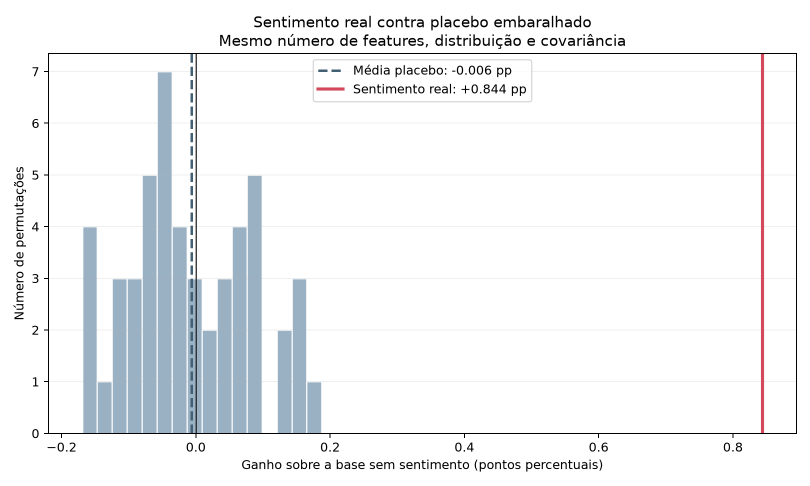
#> input picture paper/sentiment_placebo_test.png, 1620 x 972 px (shown at 1/2 size)
$ python run_on_painting.py ../../../paper/sentiment_placebo_test.png
#> lines starting #> are read from the running program, lines starting #| are printed output that depends on the picture
### attic/src/baselines/hrw_diag.py
import numpy as np
from hrw import hierarchical_walk

def geometric_floor(side, max_level, n_seeds=8):
    """
    Image-independent self-trapping floor: run with tau=inf (gate always open),
    so the walk is a pure random SAW + quadtree escape. Content is irrelevant,
    so any image works. Average over seeds.
    Returns (floor_trap_rate, floor_mean_d).
    """
    dummy = np.zeros((side, side, 3))
    traps, meand = [], []
    for s in range(n_seeds):
        _, D, _, _ = hierarchical_walk(dummy, max_level, tau=np.inf, seed=s)
        traps.append(float(np.mean(D > 0)))
        meand.append(float(D.mean()))
    return float(np.mean(traps)), float(np.mean(meand))

def runlength_features(run_lengths):
    r = np.asarray(run_lengths, dtype=float)
    return {
        "rl_mean": float(r.mean()),
        "rl_median": float(np.median(r)),
        "rl_p90": float(np.percentile(r, 90)),
        "frac_len1": float(np.mean(r <= 1)),   # fraction of immediate traps
    }

# [10 lines left out: function content_stats, not called in this run]

### attic/src/viz/hrw.py
import numpy as np

def hierarchical_walk(leaf, max_level, tau, seed=0):
    """
    Content-gated hierarchical random walk on a leaf grid with a quadtree escape valve.

    leaf: (side, side, 3) Lab-like array, side == 2**max_level
    tau:  chromatic gate threshold (fixed ΔE units, SHARED across images)

    Returns:
      F: (N,3) color sequence in visit order
      D: (N,)  escape-depth sequence (0 on a free step; k = quadtree levels
               climbed to escape a trap before reaching that leaf)
      path: list of (r,c) in visit order
      run_lengths: list of free-roam run lengths between traps
    """
    rng = np.random.default_rng(seed)
    side = leaf.shape[0]
    assert side == 2 ** max_level and leaf.shape[1] == side
    N = side * side

    visited = np.zeros((side, side), dtype=bool)

    # counts[level][r,c] = number of unvisited leaves under that ancestor cell
    counts = {}
    for level in range(max_level + 1):
        sz = 2 ** level
        per = (side // sz) ** 2
        counts[level] = np.full((sz, sz), per, dtype=np.int64)

    def mark(r, c):
        visited[r, c] = True
        for level in range(max_level + 1):
            sh = max_level - level
            counts[level][r >> sh, c >> sh] -= 1

    def nbrs(r, c):
        out = []
        if r + 1 < side: out.append((r + 1, c))
        if r - 1 >= 0:   out.append((r - 1, c))
        if c + 1 < side: out.append((r, c + 1))
        if c - 1 >= 0:   out.append((r, c - 1))
        return out

    def nearest_unvisited(level, lr, lc):
        B = side >> level
        ar, ac = lr >> (max_level - level), lc >> (max_level - level)
        r0, c0 = ar * B, ac * B
        sub = visited[r0:r0 + B, c0:c0 + B]
        ur, uc = np.where(~sub)
        ur = ur + r0; uc = uc + c0
        dist = (ur - lr) ** 2 + (uc - lc) ** 2
        i = int(np.argmin(dist))
        return int(ur[i]), int(uc[i])

    F, D, path = [], [], []
    run_lengths = []
    cur_run = 0

    cur = (int(rng.integers(side)), int(rng.integers(side)))
    mark(*cur)
    F.append(leaf[cur]); D.append(0); path.append(cur)
    nv = 1

    while nv < N:
        lr, lc = cur
        # content-gated, self-avoiding horizontal candidates (true level-wide 4-conn)
        cands = []
        for nr, nc in nbrs(lr, lc):
            if not visited[nr, nc]:
                dE = np.sqrt(np.sum((leaf[nr, nc] - leaf[lr, lc]) ** 2))
                if dE < tau:
                    cands.append((nr, nc))
        if cands:
            nxt = cands[int(rng.integers(len(cands)))]
            d = 0
            cur_run += 1
        else:
            # TRAP -> climb quadtree to nearest ancestor block with unvisited leaves
            run_lengths.append(cur_run); cur_run = 0
            level = max_level - 1
            while level > 0:
                ar, ac = lr >> (max_level - level), lc >> (max_level - level)
                if counts[level][ar, ac] > 0:
                    break
                level -= 1
            d = max_level - level
            nxt = nearest_unvisited(level, lr, lc)
        mark(*nxt)
        F.append(leaf[nxt]); D.append(d); path.append(nxt)
        cur = nxt; nv += 1
    run_lengths.append(cur_run)

    return np.array(F), np.array(D, dtype=float), path, run_lengths


# [6 lines left out: function depth_map, not called in this run]

### attic/src/baselines/run_on_painting.py
"""
Drop-in: run the hierarchical walk on a REAL painting across resolutions,
reporting the floor-normalized content signal at each level.

Usage:
    python run_on_painting.py path/to/painting.jpg --levels 6 7 8
"""
import argparse
import numpy as np
from PIL import Image
from skimage import color
from hrw import hierarchical_walk
from hrw_diag import geometric_floor, runlength_features

def load_lab_leafgrid(path, max_level):
    """Center-crop to square, resize to 2^max_level per side, sRGB->Lab."""
#> called with max_level = 6
    side = 2 ** max_level
    img = Image.open(path).convert("RGB")
    w, h = img.size
#> w = 1620; h = 972
    m = min(w, h)
#> m = 972
    img = img.crop(((w-m)//2, (h-m)//2, (w-m)//2+m, (h-m)//2+m))
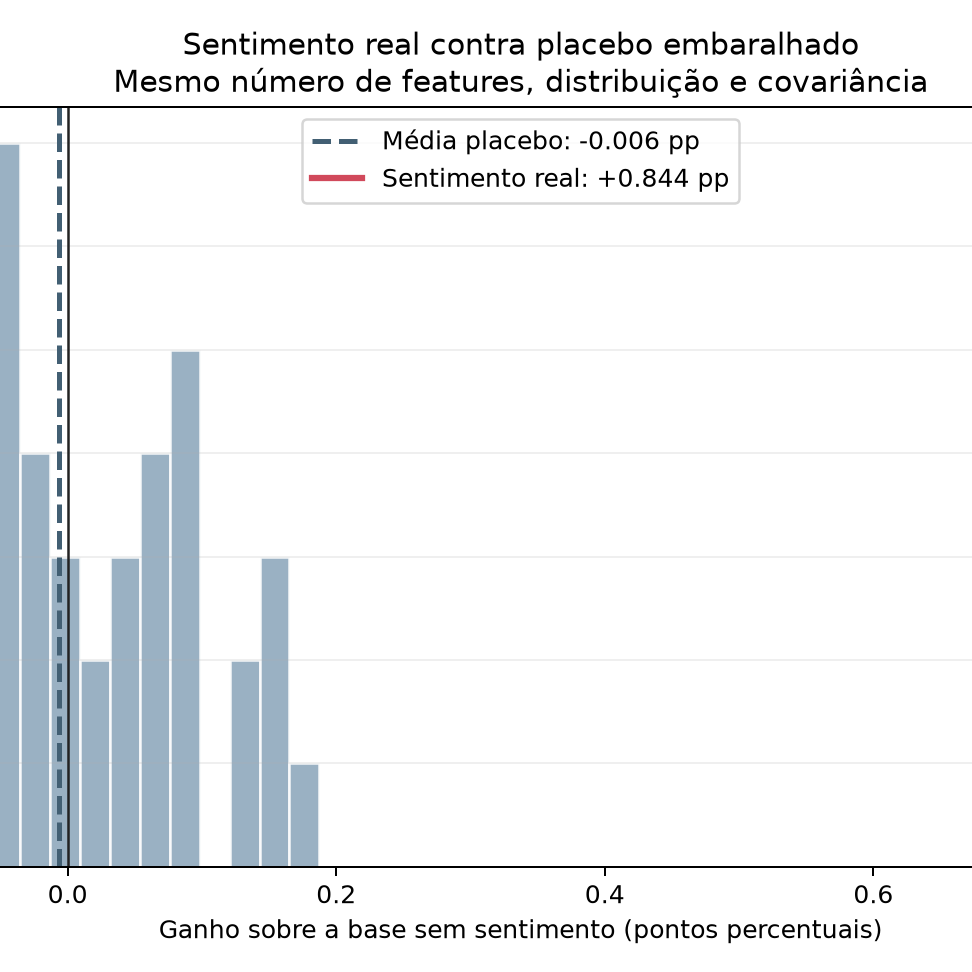
#> img: PIL image 972x972 RGB; mean R, G, B 238.5, 240.7, 242.4
    # area-resample = box averaging = honest pooling to the leaf grid
    img = img.resize((side, side), Image.BOX)
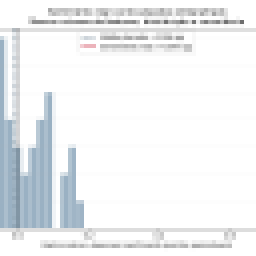
#> img: PIL image 64x64 RGB (shown 4 times larger); mean R, G, B 238.6, 240.8, 242.5
    rgb = np.asarray(img, dtype=np.float64) / 255.0
    lab = color.rgb2lab(rgb)          # L in [0,100], a,b ~ [-128,127]
#> lab: shape (64, 64, 3) float64; mean of channels 0, 1, 2 94.8, -0.4, -1.1
    return lab

def analyze(path, levels, tau=10.0, seed=7):
    print(f"\n{path}")
    print(f"{'L':>3} | {'side':>5} | {'trap_raw':>8} | {'floor':>6} | {'trap_content':>12} | {'mean_d_content':>14} | {'rl_med':>6}")
    print("-"*78)
    rows = []
    for L in levels:
        side = 2 ** L
        lab = load_lab_leafgrid(path, L)
        ftrap, fd = geometric_floor(side, L, n_seeds=4)
        _, D, _, runs = hierarchical_walk(lab, L, tau, seed=seed)
#> D = 4096 values, max 6 at index 3423, min 0 at index 0, mean 0.288; runs = 521 values, max 89 at index 211, min 0 at index 7, mean 6.86
        trap = float(np.mean(D > 0)); meand = float(D.mean())
#> after `trap = float(np.mean(D > 0))`: trap = 0.127
#> after `meand = float(D.mean())`: meand = 0.288
        rl = runlength_features(runs)
#> in runlength_features, `r = np.asarray(run_lengths, dtype=float)`: r has the same summary as runs in analyze
#> rl = {'rl_mean': 6.86, 'rl_median': 2, 'rl_p90': 20, 'frac_len1': 0.43}
        rows.append((L, side, trap, ftrap, trap-ftrap, meand-fd, rl["rl_median"]))
        print(f"{L:>3} | {side:>5} | {trap:>8.3f} | {ftrap:>6.3f} | {trap-ftrap:>12.3f} | "
              f"{meand-fd:>14.3f} | {rl['rl_median']:>6.1f}")
#|   6 |    64 |    0.127 |  0.100 |        0.027 |          0.032 |    2.0
    return rows

if __name__ == "__main__":
    ap = argparse.ArgumentParser()
    ap.add_argument("paths", nargs="+")
    ap.add_argument("--levels", type=int, nargs="+", default=[6, 7, 8])
    ap.add_argument("--tau", type=float, default=10.0)
    args = ap.parse_args()
    for p in args.paths:
        analyze(p, args.levels, tau=args.tau)
